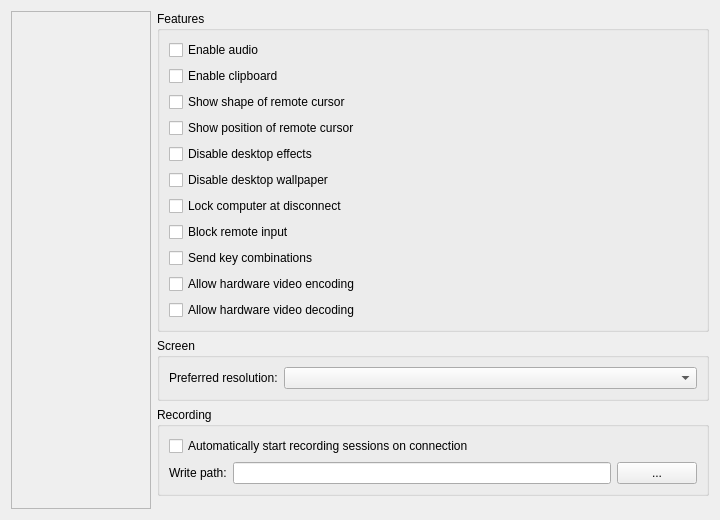
<?xml version="1.0" encoding="UTF-8"?>
<ui version="4.0">
 <class>SettingsTab</class>
 <widget class="QWidget" name="SettingsTab">
  <property name="geometry">
   <rect>
    <x>0</x>
    <y>0</y>
    <width>720</width>
    <height>520</height>
   </rect>
  </property>
  <layout class="QHBoxLayout" name="verticalLayout">
   <item>
    <widget class="QScrollArea" name="category_scroll">
     <property name="sizePolicy">
      <sizepolicy hsizetype="Fixed" vsizetype="Expanding">
       <horstretch>0</horstretch>
       <verstretch>0</verstretch>
      </sizepolicy>
     </property>
     <property name="minimumSize">
      <size>
       <width>140</width>
       <height>0</height>
      </size>
     </property>
     <property name="maximumSize">
      <size>
       <width>140</width>
       <height>16777215</height>
      </size>
     </property>
     <property name="horizontalScrollBarPolicy">
      <enum>Qt::ScrollBarPolicy::ScrollBarAlwaysOff</enum>
     </property>
     <property name="widgetResizable">
      <bool>true</bool>
     </property>
     <widget class="QWidget" name="category_panel">
      <property name="geometry">
       <rect>
        <x>0</x>
        <y>0</y>
        <width>138</width>
        <height>500</height>
       </rect>
      </property>
      <layout class="QVBoxLayout" name="category_layout">
       <property name="spacing">
        <number>4</number>
       </property>
       <property name="leftMargin">
        <number>4</number>
       </property>
       <property name="topMargin">
        <number>8</number>
       </property>
       <property name="rightMargin">
        <number>4</number>
       </property>
       <property name="bottomMargin">
        <number>8</number>
       </property>
       <item>
        <spacer name="category_spacer">
         <property name="orientation">
          <enum>Qt::Orientation::Vertical</enum>
         </property>
         <property name="sizeHint" stdset="0">
          <size>
           <width>20</width>
           <height>40</height>
          </size>
         </property>
        </spacer>
       </item>
      </layout>
     </widget>
    </widget>
   </item>
   <item>
    <widget class="QStackedWidget" name="page_stack">
     <property name="currentIndex">
      <number>1</number>
     </property>
     <widget class="QScrollArea" name="page_general">
      <property name="frameShape">
       <enum>QFrame::Shape::NoFrame</enum>
      </property>
      <property name="widgetResizable">
       <bool>true</bool>
      </property>
      <widget class="QWidget" name="page_general_body">
       <layout class="QHBoxLayout" name="layout_general_outer">
        <property name="leftMargin">
         <number>0</number>
        </property>
        <property name="topMargin">
         <number>0</number>
        </property>
        <property name="rightMargin">
         <number>0</number>
        </property>
        <property name="bottomMargin">
         <number>0</number>
        </property>
        <item>
         <widget class="QWidget" name="page_general_content" native="true">
          <layout class="QVBoxLayout" name="layout_general">
           <property name="leftMargin">
            <number>0</number>
           </property>
           <property name="topMargin">
            <number>0</number>
           </property>
           <property name="rightMargin">
            <number>0</number>
           </property>
           <property name="bottomMargin">
            <number>0</number>
           </property>
           <item>
            <widget class="QGroupBox" name="groupbox_interface">
             <property name="title">
              <string>Interface</string>
             </property>
             <layout class="QGridLayout" name="gridLayout">
              <item row="0" column="0">
               <widget class="QLabel" name="label_language">
                <property name="text">
                 <string>Language:</string>
                </property>
               </widget>
              </item>
              <item row="0" column="1">
               <widget class="QComboBox" name="combo_language"/>
              </item>
              <item row="1" column="0">
               <widget class="QLabel" name="label_theme">
                <property name="text">
                 <string>Theme:</string>
                </property>
               </widget>
              </item>
              <item row="1" column="1">
               <widget class="QComboBox" name="combo_theme"/>
              </item>
              <item row="2" column="0">
               <widget class="QLabel" name="label_display_name">
                <property name="text">
                 <string>Display name when connected:</string>
                </property>
               </widget>
              </item>
              <item row="2" column="1">
               <widget class="QLineEdit" name="edit_display_name">
                <property name="maxLength">
                 <number>16</number>
                </property>
                <property name="placeholderText">
                 <string>Enter a name or leave the field empty</string>
                </property>
               </widget>
              </item>
             </layout>
            </widget>
           </item>
           <item>
            <widget class="QGroupBox" name="groupbox_backup">
             <property name="title">
              <string>Backup</string>
             </property>
             <layout class="QGridLayout" name="layout_backup">
              <item row="0" column="0" colspan="3">
               <widget class="QCheckBox" name="checkbox_backup_on_startup">
                <property name="text">
                 <string>Create backups on application startup</string>
                </property>
               </widget>
              </item>
              <item row="1" column="0">
               <widget class="QLabel" name="label_backup_dir">
                <property name="text">
                 <string>Directory:</string>
                </property>
               </widget>
              </item>
              <item row="1" column="1">
               <widget class="QLineEdit" name="edit_backup_dir"/>
              </item>
              <item row="1" column="2">
               <widget class="QPushButton" name="button_select_backup_dir">
                <property name="text">
                 <string>Browse...</string>
                </property>
               </widget>
              </item>
              <item row="2" column="0">
               <widget class="QLabel" name="label_backup_retention">
                <property name="text">
                 <string>Keep backups for:</string>
                </property>
               </widget>
              </item>
              <item row="2" column="1" colspan="2">
               <widget class="QComboBox" name="combo_backup_retention"/>
              </item>
             </layout>
            </widget>
           </item>
           <item>
            <widget class="QGroupBox" name="groupbox_hosts">
             <property name="title">
              <string>Hosts</string>
             </property>
             <layout class="QGridLayout" name="layout_hosts">
              <item row="0" column="0" colspan="2">
               <widget class="QCheckBox" name="checkbox_remove_inactive_hosts">
                <property name="text">
                 <string>Remove inactive hosts</string>
                </property>
               </widget>
              </item>
              <item row="1" column="0">
               <widget class="QLabel" name="label_inactive_hosts_period">
                <property name="text">
                 <string>Inactive for more than:</string>
                </property>
               </widget>
              </item>
              <item row="1" column="1">
               <widget class="QComboBox" name="combo_inactive_hosts_period"/>
              </item>
             </layout>
            </widget>
           </item>
           <item>
            <widget class="QGroupBox" name="groupbox_udp">
             <property name="title">
              <string>UDP Connections</string>
             </property>
             <layout class="QVBoxLayout" name="layout_udp">
              <item>
               <widget class="QCheckBox" name="checkbox_udp_direct">
                <property name="text">
                 <string>Allow direct connections</string>
                </property>
               </widget>
              </item>
              <item>
               <widget class="QCheckBox" name="checkbox_udp_hole_punching">
                <property name="text">
                 <string>Allow UDP Hole Punching</string>
                </property>
               </widget>
              </item>
              <item>
               <widget class="QCheckBox" name="checkbox_udp_pcp">
                <property name="text">
                 <string>Allow PCP protocol</string>
                </property>
               </widget>
              </item>
              <item>
               <widget class="QCheckBox" name="checkbox_udp_natpmp">
                <property name="text">
                 <string>Allow NAT-PMP protocol</string>
                </property>
               </widget>
              </item>
              <item>
               <widget class="QCheckBox" name="checkbox_udp_upnp">
                <property name="text">
                 <string>Allow UPnP protocol</string>
                </property>
               </widget>
              </item>
             </layout>
            </widget>
           </item>
           <item>
            <widget class="QGroupBox" name="groupbox_security">
             <property name="title">
              <string>Security</string>
             </property>
             <layout class="QGridLayout" name="layout_security">
              <item row="0" column="0">
               <widget class="QLabel" name="label_lock_timeout">
                <property name="text">
                 <string>Lock after inactivity:</string>
                </property>
               </widget>
              </item>
              <item row="0" column="1">
               <widget class="QComboBox" name="combo_lock_timeout"/>
              </item>
              <item row="1" column="0" colspan="2">
               <widget class="QCheckBox" name="checkbox_auto_unlock">
                <property name="text">
                 <string>Unlock automatically on startup</string>
                </property>
               </widget>
              </item>
              <item row="2" column="0" colspan="2" alignment="Qt::AlignmentFlag::AlignRight">
               <widget class="QPushButton" name="button_change_master_password">
                <property name="text">
                 <string>Change Master Password...</string>
                </property>
               </widget>
              </item>
             </layout>
            </widget>
           </item>
           <item>
            <spacer name="verticalSpacer_general">
             <property name="orientation">
              <enum>Qt::Orientation::Vertical</enum>
             </property>
             <property name="sizeHint" stdset="0">
              <size>
               <width>20</width>
               <height>148</height>
              </size>
             </property>
            </spacer>
           </item>
          </layout>
         </widget>
        </item>
       </layout>
      </widget>
     </widget>
     <widget class="QScrollArea" name="page_desktop">
      <property name="frameShape">
       <enum>QFrame::Shape::NoFrame</enum>
      </property>
      <property name="widgetResizable">
       <bool>true</bool>
      </property>
      <widget class="QWidget" name="page_desktop_body">
       <layout class="QHBoxLayout" name="layout_desktop_outer">
        <property name="leftMargin">
         <number>0</number>
        </property>
        <property name="topMargin">
         <number>0</number>
        </property>
        <property name="rightMargin">
         <number>0</number>
        </property>
        <property name="bottomMargin">
         <number>0</number>
        </property>
        <item>
         <widget class="QWidget" name="page_desktop_content" native="true">
          <layout class="QVBoxLayout" name="layout_desktop">
           <property name="leftMargin">
            <number>0</number>
           </property>
           <property name="topMargin">
            <number>0</number>
           </property>
           <property name="rightMargin">
            <number>0</number>
           </property>
           <property name="bottomMargin">
            <number>0</number>
           </property>
           <item>
            <widget class="QGroupBox" name="groupbox_features">
             <property name="sizePolicy">
              <sizepolicy hsizetype="Preferred" vsizetype="Fixed">
               <horstretch>0</horstretch>
               <verstretch>0</verstretch>
              </sizepolicy>
             </property>
             <property name="title">
              <string>Features</string>
             </property>
             <layout class="QVBoxLayout" name="verticalLayout_2">
              <item>
               <widget class="QCheckBox" name="checkbox_audio">
                <property name="text">
                 <string>Enable audio</string>
                </property>
               </widget>
              </item>
              <item>
               <widget class="QCheckBox" name="checkbox_clipboard">
                <property name="text">
                 <string>Enable clipboard</string>
                </property>
               </widget>
              </item>
              <item>
               <widget class="QCheckBox" name="checkbox_cursor_shape">
                <property name="text">
                 <string>Show shape of remote cursor</string>
                </property>
               </widget>
              </item>
              <item>
               <widget class="QCheckBox" name="checkbox_enable_cursor_pos">
                <property name="text">
                 <string>Show position of remote cursor</string>
                </property>
               </widget>
              </item>
              <item>
               <widget class="QCheckBox" name="checkbox_desktop_effects">
                <property name="text">
                 <string>Disable desktop effects</string>
                </property>
               </widget>
              </item>
              <item>
               <widget class="QCheckBox" name="checkbox_desktop_wallpaper">
                <property name="text">
                 <string>Disable desktop wallpaper</string>
                </property>
               </widget>
              </item>
              <item>
               <widget class="QCheckBox" name="checkbox_lock_at_disconnect">
                <property name="text">
                 <string>Lock computer at disconnect</string>
                </property>
               </widget>
              </item>
              <item>
               <widget class="QCheckBox" name="checkbox_block_remote_input">
                <property name="text">
                 <string>Block remote input</string>
                </property>
               </widget>
              </item>
              <item>
               <widget class="QCheckBox" name="checkbox_send_key_combinations">
                <property name="text">
                 <string>Send key combinations</string>
                </property>
               </widget>
              </item>
              <item>
               <widget class="QCheckBox" name="checkbox_hardware_encoding">
                <property name="text">
                 <string>Allow hardware video encoding</string>
                </property>
               </widget>
              </item>
              <item>
               <widget class="QCheckBox" name="checkbox_hardware_decoding">
                <property name="text">
                 <string>Allow hardware video decoding</string>
                </property>
               </widget>
              </item>
             </layout>
            </widget>
           </item>
           <item>
            <widget class="QGroupBox" name="groupbox_screen">
             <property name="sizePolicy">
              <sizepolicy hsizetype="Preferred" vsizetype="Fixed">
               <horstretch>0</horstretch>
               <verstretch>0</verstretch>
              </sizepolicy>
             </property>
             <property name="title">
              <string>Screen</string>
             </property>
             <layout class="QVBoxLayout" name="verticalLayout_screen">
              <item>
               <layout class="QHBoxLayout" name="horizontalLayout_resolution">
                <item>
                 <widget class="QLabel" name="label_resolution">
                  <property name="text">
                   <string>Preferred resolution:</string>
                  </property>
                 </widget>
                </item>
                <item>
                 <widget class="QComboBox" name="combo_resolution">
                  <property name="sizePolicy">
                   <sizepolicy hsizetype="Expanding" vsizetype="Fixed">
                    <horstretch>0</horstretch>
                    <verstretch>0</verstretch>
                   </sizepolicy>
                  </property>
                 </widget>
                </item>
               </layout>
              </item>
             </layout>
            </widget>
           </item>
           <item>
            <widget class="QGroupBox" name="groupbox_recording">
             <property name="sizePolicy">
              <sizepolicy hsizetype="Preferred" vsizetype="Fixed">
               <horstretch>0</horstretch>
               <verstretch>0</verstretch>
              </sizepolicy>
             </property>
             <property name="title">
              <string>Recording</string>
             </property>
             <layout class="QVBoxLayout" name="verticalLayout_recording">
              <item>
               <widget class="QCheckBox" name="checkbox_record_autostart">
                <property name="text">
                 <string>Automatically start recording sessions on connection</string>
                </property>
               </widget>
              </item>
              <item>
               <layout class="QHBoxLayout" name="horizontalLayout_record_path">
                <item>
                 <widget class="QLabel" name="label_record_path">
                  <property name="text">
                   <string>Write path:</string>
                  </property>
                 </widget>
                </item>
                <item>
                 <widget class="QLineEdit" name="edit_record_dir">
                  <property name="sizePolicy">
                   <sizepolicy hsizetype="Expanding" vsizetype="Fixed">
                    <horstretch>0</horstretch>
                    <verstretch>0</verstretch>
                   </sizepolicy>
                  </property>
                 </widget>
                </item>
                <item>
                 <widget class="QPushButton" name="button_select_record_dir">
                  <property name="sizePolicy">
                   <sizepolicy hsizetype="Fixed" vsizetype="Fixed">
                    <horstretch>0</horstretch>
                    <verstretch>0</verstretch>
                   </sizepolicy>
                  </property>
                  <property name="text">
                   <string notr="true">...</string>
                  </property>
                 </widget>
                </item>
               </layout>
              </item>
             </layout>
            </widget>
           </item>
           <item>
            <spacer name="verticalSpacer_desktop">
             <property name="orientation">
              <enum>Qt::Orientation::Vertical</enum>
             </property>
             <property name="sizeHint" stdset="0">
              <size>
               <width>20</width>
               <height>2</height>
              </size>
             </property>
            </spacer>
           </item>
          </layout>
         </widget>
        </item>
       </layout>
      </widget>
     </widget>
     <widget class="QScrollArea" name="page_update">
      <property name="frameShape">
       <enum>QFrame::Shape::NoFrame</enum>
      </property>
      <property name="widgetResizable">
       <bool>true</bool>
      </property>
      <widget class="QWidget" name="page_update_body">
       <layout class="QHBoxLayout" name="layout_update_outer">
        <property name="leftMargin">
         <number>0</number>
        </property>
        <property name="topMargin">
         <number>0</number>
        </property>
        <property name="rightMargin">
         <number>0</number>
        </property>
        <property name="bottomMargin">
         <number>0</number>
        </property>
        <item>
         <widget class="QWidget" name="page_update_content" native="true">
          <layout class="QVBoxLayout" name="layout_update">
           <property name="leftMargin">
            <number>0</number>
           </property>
           <property name="topMargin">
            <number>0</number>
           </property>
           <property name="rightMargin">
            <number>0</number>
           </property>
           <property name="bottomMargin">
            <number>0</number>
           </property>
           <item>
            <widget class="QGroupBox" name="groupbox_update">
             <property name="sizePolicy">
              <sizepolicy hsizetype="Preferred" vsizetype="Fixed">
               <horstretch>0</horstretch>
               <verstretch>0</verstretch>
              </sizepolicy>
             </property>
             <property name="title">
              <string>Update</string>
             </property>
             <layout class="QVBoxLayout" name="layout_update_group">
              <item>
               <widget class="QCheckBox" name="checkbox_check_updates">
                <property name="text">
                 <string>Check for updates on startup</string>
                </property>
               </widget>
              </item>
              <item>
               <layout class="QHBoxLayout" name="horizontalLayout_3">
                <item>
                 <widget class="QLabel" name="label_update_channel">
                  <property name="text">
                   <string>Update channel:</string>
                  </property>
                 </widget>
                </item>
                <item>
                 <widget class="QComboBox" name="combobox_update_channel"/>
                </item>
               </layout>
              </item>
              <item>
               <layout class="QHBoxLayout" name="horizontalLayout_check_updates">
                <item>
                 <spacer name="horizontalSpacer_check_updates">
                  <property name="orientation">
                   <enum>Qt::Orientation::Horizontal</enum>
                  </property>
                  <property name="sizeHint" stdset="0">
                   <size>
                    <width>40</width>
                    <height>20</height>
                   </size>
                  </property>
                 </spacer>
                </item>
                <item>
                 <widget class="QPushButton" name="button_check_for_updates">
                  <property name="text">
                   <string>Check for updates</string>
                  </property>
                 </widget>
                </item>
               </layout>
              </item>
             </layout>
            </widget>
           </item>
           <item>
            <spacer name="verticalSpacer_3">
             <property name="orientation">
              <enum>Qt::Orientation::Vertical</enum>
             </property>
             <property name="sizeHint" stdset="0">
              <size>
               <width>20</width>
               <height>0</height>
              </size>
             </property>
            </spacer>
           </item>
          </layout>
         </widget>
        </item>
       </layout>
      </widget>
     </widget>
    </widget>
   </item>
  </layout>
 </widget>
 <resources/>
 <connections/>
</ui>
